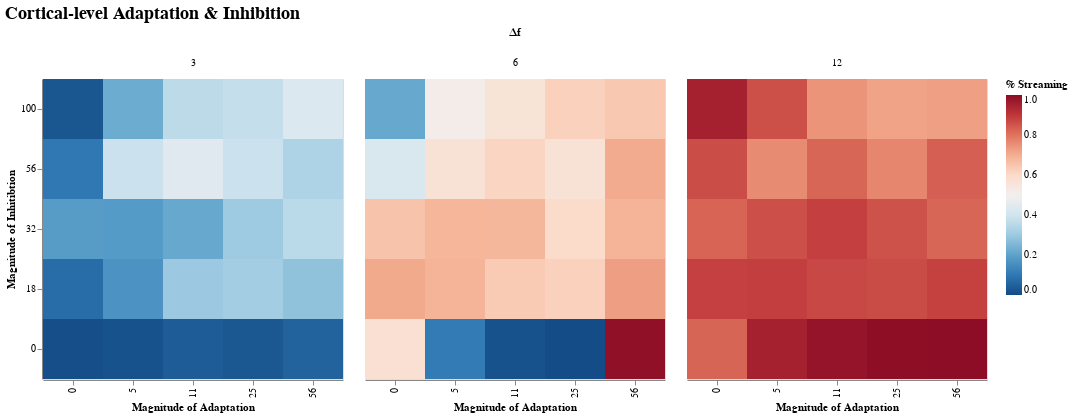

The cell this chart's notebook holds for it:
### Code cell
@where(df_summary,:s_c_σ .> 0) |>
  @vlplot(:rect, width=300, height=300,
          title={text="Cortical-level Adaptation & Inhibition",fontSize=18},
          column=:Δf,
          x={field=:s_c_a, typ="ordinal", sort = "ascending",
             axis={title="Magnitude of Adaptation"}},
          y={field=:s_c_m, typ="ordinal", sort = "descending",
             axis={title="Magnitude of Inhitibtion"}},
          color={field="streamprop", aggregate="mean", typ="quantitative",
                 sort = "descending",scale={domain=[0,1],range="diverging"},
                 legend={title="% Streaming"}},
          config={range={diverging={scheme="redblue"}}})
